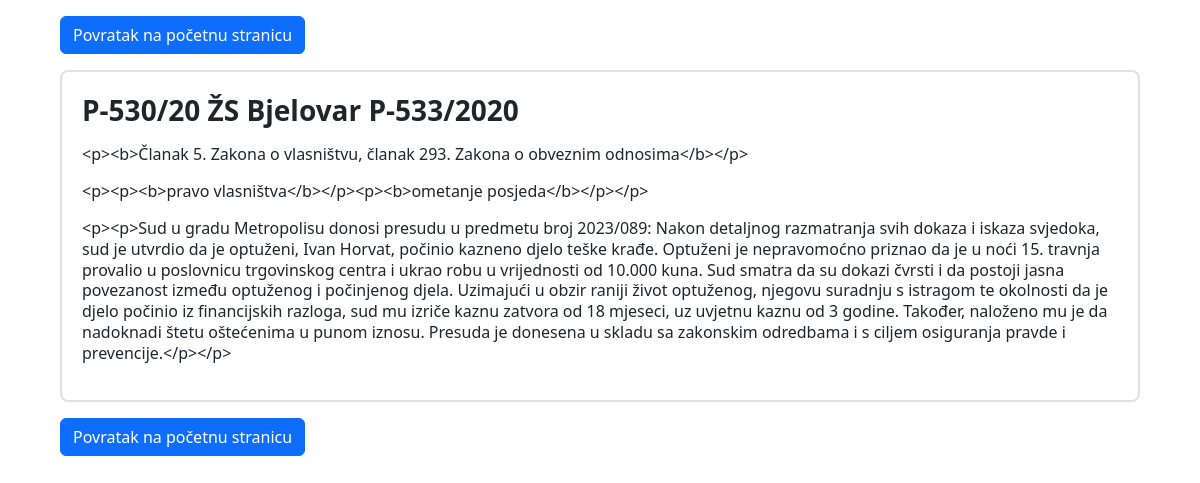
The page /content/1 on the database its author committed.
### tables this page shows
CREATE TABLE praksa (
    id INTEGER PRIMARY KEY AUTOINCREMENT,
    name TEXT,
    source TEXT,
    about TEXT,
    content TEXT
);

### Flask/app.py (the view)
@app.route('/content/<int:pr_id>')
def content(pr_id):
    keyword = request.args.get('keyword', '')
    conn = get_db_connection()
    record = conn.execute('SELECT * FROM praksa WHERE id = ?', (pr_id,)).fetchone()
    conn.close()
    if record:
        return render_template('content.html', record=record, keyword=keyword)
    else:
        return "Record not found", 404

### Flask/app.py (called while the page is built)
def get_db_connection():
    conn = sqlite3.connect(DATABASE)
    conn.row_factory = sqlite3.Row
    return conn

@app.template_filter('highlight')
def highlight(text, search):
    if not search:
        return text
    import re
    pattern = re.compile(re.escape(search), re.IGNORECASE)
    highlighted_text = pattern.sub(f"<span style='background-color: yellow;'>{search}</span>", text)
    return Markup(highlighted_text)

### Flask/templates/content.html (shortened to what this page needs)
<!DOCTYPE html>
<html lang="en">
<head>
    <link rel="stylesheet" href="{{ url_for('static', filename='bootstrap/bootstrap.min.css') }}">
</head>
<body>
    <div class="align-container my-3">
        <a href="{{ url_for('index') }}" class="btn btn-primary">Povratak na početnu stranicu</a>
    </div>
    <div class="content-frame my-3" style="max-width: 90%;">
    <h3>{{ record['name']|safe }}</h3>
<p>{{ record['source']|highlight(keyword) }}</p>
<p>{{ record['about']|highlight(keyword) }}</p>
<p>{{ record['content']|highlight(keyword) }}</p>
    </div>
    <div class="align-container my-3">
        <a href="{{ url_for('index') }}" class="btn btn-primary">Povratak na početnu stranicu</a>
    </div>
</body>
</html>

### Flask/templates/content.html (style rules this page uses)
p, a, span { line-height: 1.3; }
.content-frame { margin: 0 auto; border: 2px solid #dee2e6; border-radius: 8px; padding: 20px; background-color: #fff; max-width: 90%; }
.align-container { max-width: 90%; margin: 0 auto; }

### rows shown on the page
praksa: name "P-530/20 ŽS Bjelovar P-533/2020", source|highlight "<p><b>Članak 5. Zakona o vlasništvu, članak 293. Zakona o obveznim odnosima</b></p>", about|highlight "<p><p><b>pravo vlasništva</b></p><p><b>ometanje posjeda</b></p></p>", content|highlight "<p><p>Sud u gradu Metropolisu donosi presudu u predmetu broj 2023/089: Nakon detaljnog razmatranja svih dokaza i iskaza svjedoka, sud je utvrdio da je optuženi, Ivan Horvat, počinio kazneno djelo teške krađe. Optuženi je nepravomoćno priznao da je u noći 15. travnja provalio u poslovnicu trgovinskog centra i ukrao robu u vrijednosti od 10.000 kuna. Sud smatra da su dokazi čvrsti i da postoji jasna povezanost između optuženog i počinjenog djela. Uzimajući u obzir raniji život optuženog, njegovu suradnju s istragom te okolnosti da je djelo počinio iz financijskih razloga, sud mu izriče kaznu zatvora od 18 mjeseci, uz uvjetnu kaznu od 3 godine. Također, naloženo mu je da nadoknadi štetu…"
